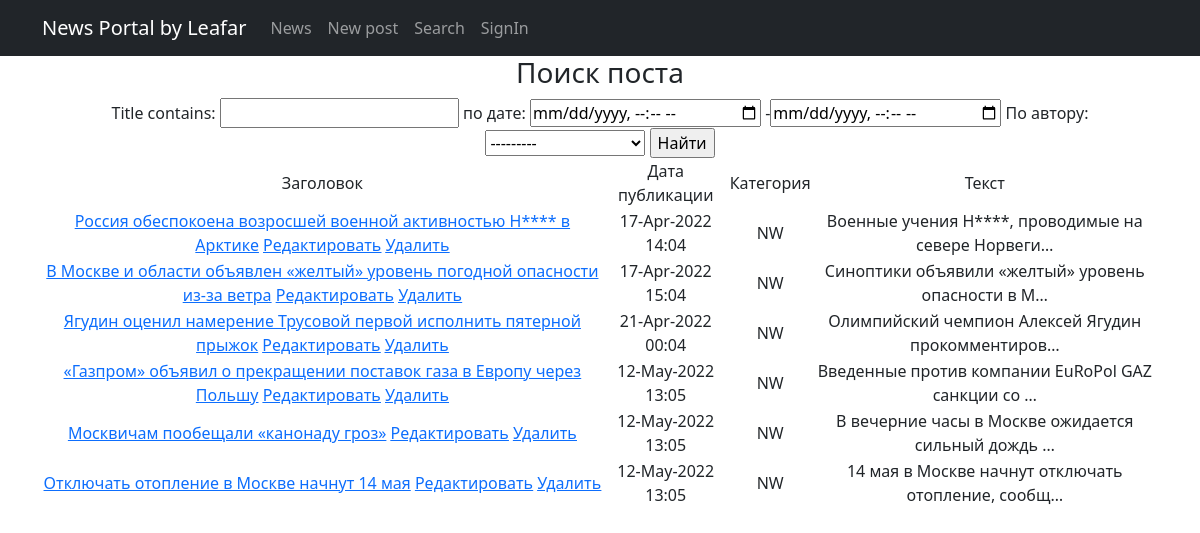
/posts/search/, run on the app's committed database.
### newsapp/models.py (models this page shows, shortened)
class Post(models.Model):
    author = models.ForeignKey(Author, on_delete=models.CASCADE)
    NEWS = 'NW'
    ARTICLE = 'AR'
    CATEGORY_CHOICES = (
        (NEWS, 'Новость'),
        (ARTICLE, 'Статья'),
    )
    categoryType = models.CharField(max_length=2, choices=CATEGORY_CHOICES, default=ARTICLE)
    dateCreation = models.DateTimeField(auto_now_add=True)
    postCategory = models.ManyToManyField(Category, through='PostCategory')
    title = models.CharField(max_length=128)
    text = models.TextField()
    rating = models.SmallIntegerField(default=0)
    class Meta:
        verbose_name = 'Статья'
        verbose_name_plural = 'Статьи'
        ordering = ['-dateCreation']

### newsapp/views.py (the view)
# urls.py: path('search/', PostSearch.as_view(), name='search'),
class PostSearch(PostsList):
    queryset = Post.objects.filter(categoryType='NW')
    ordering = 'dateCreation'
    template_name = 'flatpages/search.html'
    context_object_name = 'search'
    filter_class = PostFilter
    paginate = 10
    def get_filter(self):
        return PostFilter(self.request.GET, queryset=super().get_queryset())
    def get_queryset(self):
        queryset = super().get_queryset()
        self.filterset = PostFilter(self.request.GET, queryset)
        return self.get_filter().qs
    def get_context_data(self, **kwargs):
        context = super().get_context_data(**kwargs)
        context['filter'] = PostFilter(
            self.request.GET, queryset=self.get_queryset())
        return context

### newsapp/templatetags/custom_filters.py (called while the page is built)
@register.filter()
def censor(value):
    for i in censwords:
        if i.find(value):
            value = value.replace(i[1::], "*" * len(i))
    return f'{value}'

### newsapp/views.py (called while the page is built)
    def get_context_data(self, **kwargs):
        context = super().get_context_data(**kwargs)
        context['time_now'] = datetime.utcnow()
        return context

### templates/flatpages/search.html (shortened to what this page needs)
{% extends 'flatpages/default.html' %}
{% load custom_filters %}
{% block content %}
<h3>Поиск поста</h3>
<form method="GET">
    {{ filter.form }}
    <input type="submit" value="Найти">
</form>
{% if filter %}
<table>
    <tr>
        <td>
            Заголовок
        </td>
        <td>
            Дата публикации
        </td>
        <td>
            Категория
        </td>
        <td>
            Текст
        </td>
        </tr>
{% for filter in filter.qs %}
    <tr>
        <td>
            <a href="{% url 'post' filter.id %}">{{ filter.title|censor }}</a>
            <a href="{% url 'post_update' filter.id %}"><u>Редактировать</u></a>
            <a href="{% url 'post_delete' filter.id %}"><u> Удалить </u></a>
        </td>
        <td>
            {{ filter.dateCreation|date:'d-M-Y H:m' }}
        </td>
        <td>
            {{ filter.categoryType }}
        </td>
        <td>
            {{ filter.text|truncatechars:50|censor }}
        </td>
    </tr>
{% endfor %}
</table>
{% endif %}
{% endblock content %}

### data on the page
Post: title|censor "Россия обеспокоена возросшей военной активностью Н**** в Арктике", dateCreation "17-Apr-2022 14:04", categoryType "NW", text|censor "Военные учения Н****, проводимые на севере Норвеги…"
Post: title|censor "В Москве и области объявлен «желтый» уровень погодной опасности из-за ветра", dateCreation "17-Apr-2022 15:04", categoryType "NW", text|censor "Синоптики объявили «желтый» уровень опасности в М…"
Post: title|censor "Ягудин оценил намерение Трусовой первой исполнить пятерной прыжок", dateCreation "21-Apr-2022 00:04", categoryType "NW", text|censor "Олимпийский чемпион Алексей Ягудин прокомментиров…"
Post: title|censor "«Газпром» объявил о прекращении поставок газа в Европу через Польшу", dateCreation "12-May-2022 13:05", categoryType "NW", text|censor "Введенные против компании EuRoPol GAZ санкции со …"
Post: title|censor "Москвичам пообещали «канонаду гроз»", dateCreation "12-May-2022 13:05", categoryType "NW", text|censor "В вечерние часы в Москве ожидается сильный дождь …"
Post: title|censor "Отключать отопление в Москве начнут 14 мая", dateCreation "12-May-2022 13:05", categoryType "NW", text|censor "14 мая в Москве начнут отключать отопление, сообщ…"
